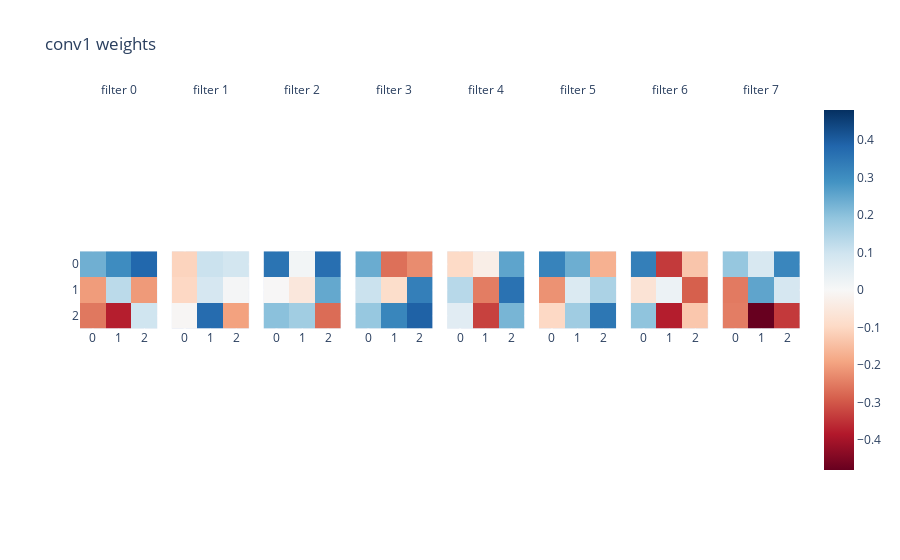

The notebook cell this image was saved under:
### Code cell
conv1_weights = model.conv1.weight.detach().cpu().numpy().squeeze()
imshow(conv1_weights, title='conv1 weights', facet_col=0, facet_col_wrap=8,
       facet_labels=[f'filter {i}' for i in range(conv1_weights.shape[0])])

### Figure 1 — Plotly figure (JSON) as saved in the notebook; plotly's stock layout.template omitted (floating-point values rounded to 4 significant figures)
{"data": [{"coloraxis": "coloraxis", "hovertemplate": "x: %{x}<br>y: %{y}<br>color: %{z}<extra></extra>", "name": "0", "type": "heatmap", "xaxis": "x", "yaxis": "y", "z": [[0.2332, 0.3018, 0.3802], [-0.2044, 0.1299, -0.2076], [-0.2545, -0.3759, 0.09734]]}, {"coloraxis": "coloraxis", "hovertemplate": "x: %{x}<br>y: %{y}<br>color: %{z}<extra></extra>", "name": "1", "type": "heatmap", "xaxis": "x2", "yaxis": "y2", "z": [[-0.1082, 0.1055, 0.09079], [-0.1006, 0.08306, 0.008814], [-0.005194, 0.3709, -0.1964]]}, {"coloraxis": "coloraxis", "hovertemplate": "x: %{x}<br>y: %{y}<br>color: %{z}<extra></extra>", "name": "2", "type": "heatmap", "xaxis": "x3", "yaxis": "y3", "z": [[0.3541, 0.0116, 0.3648], [-0.0022, -0.05386, 0.2474], [0.1999, 0.1682, -0.2706]]}, {"coloraxis": "coloraxis", "hovertemplate": "x: %{x}<br>y: %{y}<br>color: %{z}<extra></extra>", "name": "3", "type": "heatmap", "xaxis": "x4", "yaxis": "y4", "z": [[0.2405, -0.2656, -0.2259], [0.1048, -0.08721, 0.3297], [0.1836, 0.3159, 0.3907]]}, {"coloraxis": "coloraxis", "hovertemplate": "x: %{x}<br>y: %{y}<br>color: %{z}<extra></extra>", "name": "4", "type": "heatmap", "xaxis": "x5", "yaxis": "y5", "z": [[-0.09612, -0.03135, 0.2554], [0.1354, -0.2476, 0.358], [0.05625, -0.329, 0.2228]]}, {"coloraxis": "coloraxis", "hovertemplate": "x: %{x}<br>y: %{y}<br>color: %{z}<extra></extra>", "name": "5", "type": "heatmap", "xaxis": "x6", "yaxis": "y6", "z": [[0.321, 0.2363, -0.1704], [-0.2182, 0.0695, 0.1543], [-0.09866, 0.1703, 0.3483]]}, {"coloraxis": "coloraxis", "hovertemplate": "x: %{x}<br>y: %{y}<br>color: %{z}<extra></extra>", "name": "6", "type": "heatmap", "xaxis": "x7", "yaxis": "y7", "z": [[0.3302, -0.3379, -0.135], [-0.06705, 0.02692, -0.2876], [0.1937, -0.3774, -0.132]]}, {"coloraxis": "coloraxis", "hovertemplate": "x: %{x}<br>y: %{y}<br>color: %{z}<extra></extra>", "name": "7", "type": "heatmap", "xaxis": "x8", "yaxis": "y8", "z": [[0.185, 0.07822, 0.3144], [-0.2509, 0.2542, 0.08383], [-0.2468, -0.4795, -0.3391]]}], "layout": {"annotations": [{"font": {}, "showarrow": false, "text": "filter 0", "x": 0.05375, "xanchor": "center", "xref": "paper", "y": 1, "yanchor": "bottom", "yref": "paper"}, {"font": {}, "showarrow": false, "text": "filter 1", "x": 0.1812, "xanchor": "center", "xref": "paper", "y": 1, "yanchor": "bottom", "yref": "paper"}, {"font": {}, "showarrow": false, "text": "filter 2", "x": 0.3087, "xanchor": "center", "xref": "paper", "y": 1, "yanchor": "bottom", "yref": "paper"}, {"font": {}, "showarrow": false, "text": "filter 3", "x": 0.4363, "xanchor": "center", "xref": "paper", "y": 1, "yanchor": "bottom", "yref": "paper"}, {"font": {}, "showarrow": false, "text": "filter 4", "x": 0.5637, "xanchor": "center", "xref": "paper", "y": 1, "yanchor": "bottom", "yref": "paper"}, {"font": {}, "showarrow": false, "text": "filter 5", "x": 0.6912, "xanchor": "center", "xref": "paper", "y": 1, "yanchor": "bottom", "yref": "paper"}, {"font": {}, "showarrow": false, "text": "filter 6", "x": 0.8188, "xanchor": "center", "xref": "paper", "y": 1, "yanchor": "bottom", "yref": "paper"}, {"font": {}, "showarrow": false, "text": "filter 7", "x": 0.9463, "xanchor": "center", "xref": "paper", "y": 1, "yanchor": "bottom", "yref": "paper"}], "coloraxis": {"cmid": 0, "colorscale": [[0, "rgb(103,0,31)"], [0.1, "rgb(178,24,43)"], [0.2, "rgb(214,96,77)"], [0.3, "rgb(244,165,130)"], [0.4, "rgb(253,219,199)"], [0.5, "rgb(247,247,247)"], [0.6, "rgb(209,229,240)"], [0.7, "rgb(146,197,222)"], [0.8, "rgb(67,147,195)"], [0.9, "rgb(33,102,172)"], [1, "rgb(5,48,97)"]]}, "title": {"text": "conv1 weights"}, "xaxis": {"anchor": "y", "constrain": "domain", "domain": [0, 0.1075], "scaleanchor": "y"}, "xaxis2": {"anchor": "y2", "domain": [0.1275, 0.235], "matches": "x"}, "xaxis3": {"anchor": "y3", "domain": [0.255, 0.3625], "matches": "x"}, "xaxis4": {"anchor": "y4", "domain": [0.3825, 0.49], "matches": "x"}, "xaxis5": {"anchor": "y5", "domain": [0.51, 0.6175], "matches": "x"}, "xaxis6": {"anchor": "y6", "domain": [0.6375, 0.745], "matches": "x"}, "xaxis7": {"anchor": "y7", "domain": [0.765, 0.8725], "matches": "x"}, "xaxis8": {"anchor": "y8", "domain": [0.8925, 1], "matches": "x"}, "yaxis": {"anchor": "x", "autorange": "reversed", "constrain": "domain", "domain": [0, 1]}, "yaxis2": {"anchor": "x2", "domain": [0, 1], "matches": "y", "showticklabels": false}, "yaxis3": {"anchor": "x3", "domain": [0, 1], "matches": "y", "showticklabels": false}, "yaxis4": {"anchor": "x4", "domain": [0, 1], "matches": "y", "showticklabels": false}, "yaxis5": {"anchor": "x5", "domain": [0, 1], "matches": "y", "showticklabels": false}, "yaxis6": {"anchor": "x6", "domain": [0, 1], "matches": "y", "showticklabels": false}, "yaxis7": {"anchor": "x7", "domain": [0, 1], "matches": "y", "showticklabels": false}, "yaxis8": {"anchor": "x8", "domain": [0, 1], "matches": "y", "showticklabels": false}}}
